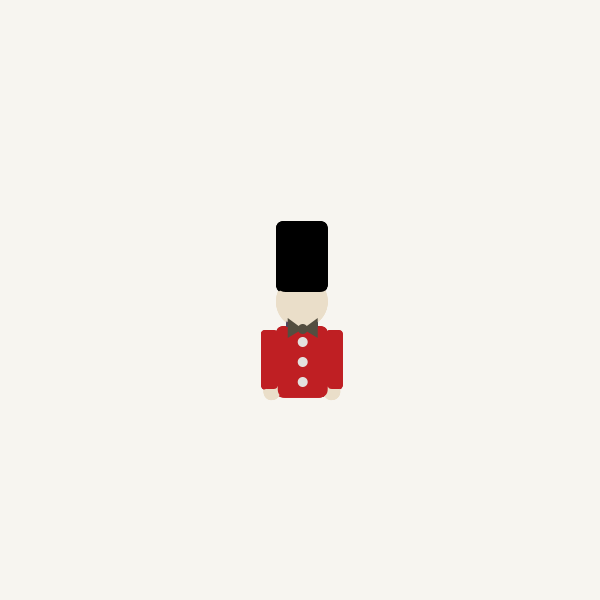
Frame 1 (no input)
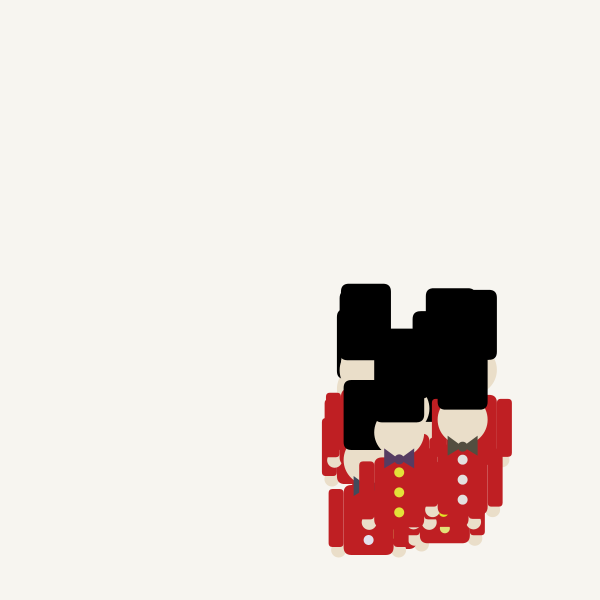
Frame 60 (the mouse pressed at the canvas centre just before this capture)
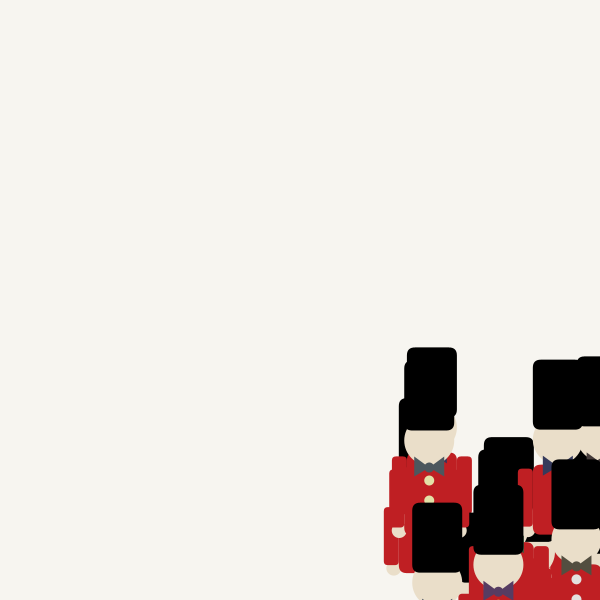
Frame 120 (the mouse held since frame 60 and released just before this capture)

The Processing sketch that drew these frames (run headless with seeded random() and noise(); from frame 60 on, the mouse is pressed at the canvas centre):

// Processing sketch: processing_169603
// ── processing_169603.pde

//Judit Parés - GEDI 301


int num_dibuixos = 15;


float [] posicionsX = new float [num_dibuixos];
float [] posicionsY = new float [num_dibuixos];
float [] velocitatsX = new float [num_dibuixos];
float [] velocitatsY = new float [num_dibuixos];
int [] sz = new int [num_dibuixos];
color [] color_llas = new int [num_dibuixos];
color [] color_botons = new int [num_dibuixos];


void setup(){
  size(600,600);
  //inicialitzem posicions i velocitats
  
  noStroke(); //El posem aquí perquè sinó es repeteix massa vegades
  for(int i=0; i<num_dibuixos; i++)
  {
    posicionsX[i] = width/2;
    posicionsY[i] = height/2;
    velocitatsX[i]= random(1,3);
    velocitatsY[i] = random(1,3);
    color_llas [i] = color(int(random(50,100)),int(random(50,100)), int(random(50,100)));
    color_botons [i] = color(227,225, int(random(0,255)));
  
    
  }

 
}

void draw(){

    background(247,245,240);

for(int i=0; i < num_dibuixos; i++)
{
    modificar_pos(i);
    comprovar_lim(i);
    dibuixar_personatge(i);
}
    
}

 
void modificar_pos (int _i)
{
    posicionsX[_i]  += velocitatsX[_i] ;
    posicionsY [_i] += velocitatsY[_i] ;
}


void comprovar_lim(int _i)
{
    //comprobem lÃmits X
    if((posicionsX[_i] < sz[_i])||(posicionsX[_i] > width-sz [_i]))
    {
      velocitatsX [_i] = -velocitatsX[_i] ;
    } 
    //comprobem lÃmits Y
    if((posicionsY [_i]< sz[_i])||(posicionsY[_i] >height-sz[_i]))
    {
      velocitatsY [_i] = -velocitatsY[_i] ;
    } 
}

void dibuixar_personatge(int _i)
{
 
  //CARA I MANS
    fill (234,222,201);
   ellipse(posicionsX[_i] ,posicionsY[_i] ,50+sz[_i],50+sz[_i]);
   ellipse(posicionsX[_i]-30 ,posicionsY[_i]+90 ,15+sz[_i],15+sz[_i]);
    ellipse(posicionsX[_i]+30 ,posicionsY[_i]+90 ,15+sz[_i],15+sz[_i]);
   
   //BARRET
   fill(0);
   rect(posicionsX[_i]-25 ,posicionsY[_i]-80 ,50+sz[_i],70+sz[_i],8);
   
   //SAMARRETA I BRAÇOS
   fill(191,31,35);
   rect(posicionsX[_i]-25 ,posicionsY[_i]+25,50+sz[_i],70+sz[_i],8);
   rect (posicionsX[_i]-40 ,posicionsY[_i]+29,15+sz[_i],58+sz[_i],4);
   rect (posicionsX[_i]+25 ,posicionsY[_i]+29,15+sz[_i],58+sz[_i],4);
   
   //LLAÇ
   fill(color_llas [_i]);
   ellipse(posicionsX[_i] ,posicionsY[_i]+27 ,10+sz[_i],10+sz[_i]);
   triangle(posicionsX[_i] ,posicionsY[_i]+27, posicionsX[_i]+15 ,posicionsY[_i]+16, posicionsX[_i]+15,posicionsY[_i]+36);
   triangle(posicionsX[_i] ,posicionsY[_i]+27, posicionsX[_i]-15 ,posicionsY[_i]+16, posicionsX[_i]-15 ,posicionsY[_i]+36);
 
   //BOTONS
   fill(color_botons [_i]);
   ellipse(posicionsX[_i] ,posicionsY[_i]+40 ,10+sz[_i],10+sz[_i]);
   ellipse(posicionsX[_i] ,posicionsY[_i]+60 ,10+sz[_i],10+sz[_i]);
   ellipse(posicionsX[_i] ,posicionsY[_i]+80 ,10+sz[_i],10+sz[_i]);
}
